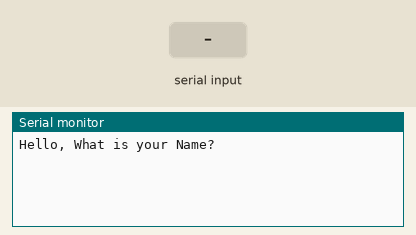
This sketch was run on a simulated Arduino Uno, built with avr-gcc and run on an emulated ATmega328P. Parts: the last lines printed to the serial monitor. The test bench sets the inputs (shaded band).

Above: at 1.2 s.
1.3 s: "1" received over Serial
At 3.0 s:
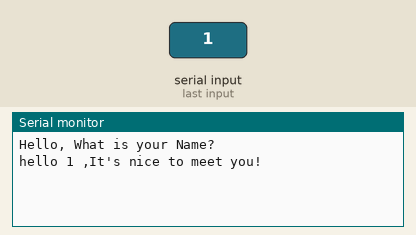
3.8 s: "0" received over Serial
At 5.2 s:
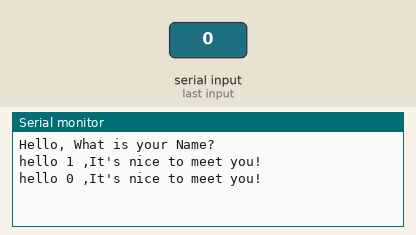
5.3 s: "2" received over Serial
At 7.2 s:
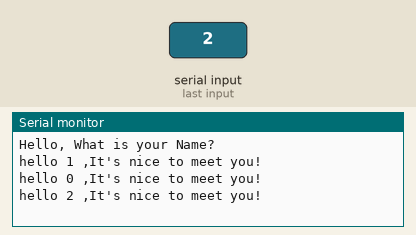

The sketch:

SIK_Simple_Serial_Print.ino
```cpp
void setup()
{
  Serial.begin(9600);
  Serial.println("Hello, What is your Name?");
}

void loop()
{
	if(Serial.available()>0)
	{
		String name = Serial.readString();
		Serial.print("hello ");
		Serial.print(name);
		Serial.println(" ,It's nice to meet you!");
	}
}
```

Measured:
- after the input at 1.3 s, the serial monitor: prints a new line after 1.0 s (image 1)
- after the input at 3.8 s, the serial monitor: prints a new line after 1.0 s (image 2)
- after the input at 5.3 s, the serial monitor: prints a new line after 1.0 s (image 3)
